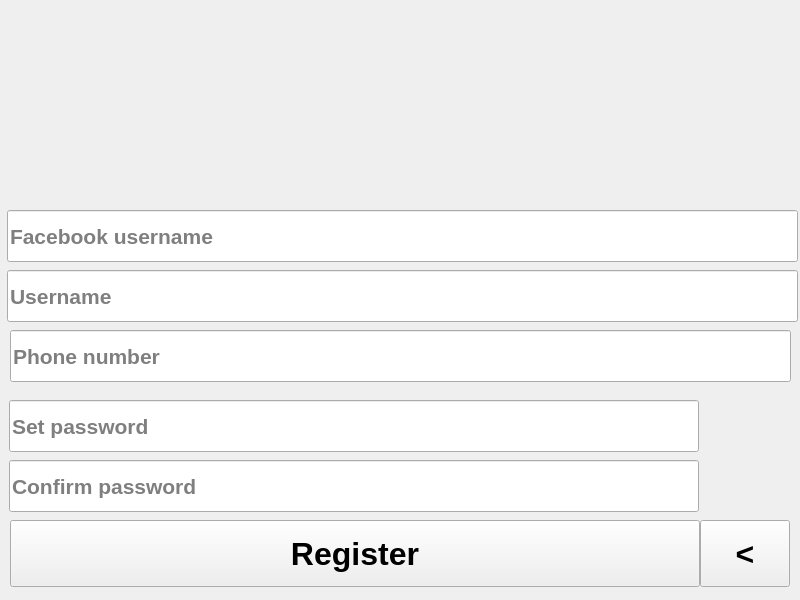
<?xml version="1.0" encoding="UTF-8"?>
<ui version="4.0">
 <class>MainWindow</class>
 <widget class="QMainWindow" name="MainWindow">
  <property name="geometry">
   <rect>
    <x>0</x>
    <y>0</y>
    <width>800</width>
    <height>600</height>
   </rect>
  </property>
  <property name="minimumSize">
   <size>
    <width>800</width>
    <height>600</height>
   </size>
  </property>
  <property name="maximumSize">
   <size>
    <width>800</width>
    <height>600</height>
   </size>
  </property>
  <property name="windowTitle">
   <string>GrowPal-Register</string>
  </property>
  <property name="windowIcon">
   <iconset>
    <normaloff>logo.jpg</normaloff>logo.jpg</iconset>
  </property>
  <widget class="QWidget" name="centralwidget">
   <widget class="QLineEdit" name="lineEdit_repeatpassword">
    <property name="geometry">
     <rect>
      <x>9</x>
      <y>460</y>
      <width>690</width>
      <height>52</height>
     </rect>
    </property>
    <property name="font">
     <font>
      <pointsize>16</pointsize>
      <weight>75</weight>
      <bold>true</bold>
     </font>
    </property>
    <property name="styleSheet">
     <string notr="true">font-size:16pt;</string>
    </property>
    <property name="echoMode">
     <enum>QLineEdit::Password</enum>
    </property>
    <property name="placeholderText">
     <string>Confirm password</string>
    </property>
   </widget>
   <widget class="QPushButton" name="pushButton_back">
    <property name="geometry">
     <rect>
      <x>700</x>
      <y>520</y>
      <width>90</width>
      <height>67</height>
     </rect>
    </property>
    <property name="font">
     <font>
      <pointsize>24</pointsize>
      <weight>75</weight>
      <italic>false</italic>
      <bold>true</bold>
     </font>
    </property>
    <property name="toolTip">
     <string>&lt;html&gt;&lt;head/&gt;&lt;body&gt;&lt;p&gt;&lt;span style=&quot; font-size:20pt; font-weight:600;&quot;&gt;&amp;lt;&lt;/span&gt;&lt;/p&gt;&lt;/body&gt;&lt;/html&gt;</string>
    </property>
    <property name="whatsThis">
     <string>&lt;html&gt;&lt;head/&gt;&lt;body&gt;&lt;p&gt;&lt;span style=&quot; font-size:20pt; font-weight:600;&quot;&gt;&amp;lt;&lt;/span&gt;&lt;/p&gt;&lt;/body&gt;&lt;/html&gt;</string>
    </property>
    <property name="styleSheet">
     <string notr="true">font-size:20;
</string>
    </property>
    <property name="text">
     <string>&lt;</string>
    </property>
   </widget>
   <widget class="QLineEdit" name="lineEdit_password">
    <property name="geometry">
     <rect>
      <x>9</x>
      <y>400</y>
      <width>690</width>
      <height>52</height>
     </rect>
    </property>
    <property name="font">
     <font>
      <pointsize>16</pointsize>
      <weight>75</weight>
      <bold>true</bold>
     </font>
    </property>
    <property name="styleSheet">
     <string notr="true">font-size:16pt;</string>
    </property>
    <property name="echoMode">
     <enum>QLineEdit::Password</enum>
    </property>
    <property name="placeholderText">
     <string>Set password</string>
    </property>
   </widget>
   <widget class="QPushButton" name="cp_view">
    <property name="geometry">
     <rect>
      <x>709</x>
      <y>460</y>
      <width>71</width>
      <height>46</height>
     </rect>
    </property>
    <property name="text">
     <string/>
    </property>
    <property name="icon">
     <iconset>
      <normaloff>View.png</normaloff>View.png</iconset>
    </property>
    <property name="iconSize">
     <size>
      <width>30</width>
      <height>30</height>
     </size>
    </property>
    <property name="checkable">
     <bool>true</bool>
    </property>
    <property name="flat">
     <bool>true</bool>
    </property>
   </widget>
   <widget class="QPushButton" name="pushButton_register">
    <property name="geometry">
     <rect>
      <x>10</x>
      <y>520</y>
      <width>690</width>
      <height>67</height>
     </rect>
    </property>
    <property name="mouseTracking">
     <bool>false</bool>
    </property>
    <property name="styleSheet">
     <string notr="true">font-size: 24pt;
font-weight:bold;</string>
    </property>
    <property name="text">
     <string>Register</string>
    </property>
   </widget>
   <widget class="QPushButton" name="sp_view">
    <property name="geometry">
     <rect>
      <x>709</x>
      <y>400</y>
      <width>71</width>
      <height>46</height>
     </rect>
    </property>
    <property name="text">
     <string/>
    </property>
    <property name="icon">
     <iconset>
      <normaloff>View.png</normaloff>View.png</iconset>
    </property>
    <property name="iconSize">
     <size>
      <width>30</width>
      <height>30</height>
     </size>
    </property>
    <property name="checkable">
     <bool>true</bool>
    </property>
    <property name="flat">
     <bool>true</bool>
    </property>
   </widget>
   <widget class="QLabel" name="logo">
    <property name="geometry">
     <rect>
      <x>6</x>
      <y>6</y>
      <width>788</width>
      <height>201</height>
     </rect>
    </property>
    <property name="text">
     <string/>
    </property>
    <property name="pixmap">
     <pixmap>logo.jpg</pixmap>
    </property>
    <property name="scaledContents">
     <bool>false</bool>
    </property>
    <property name="alignment">
     <set>Qt::AlignCenter</set>
    </property>
   </widget>
   <widget class="QLineEdit" name="lineEdit_fcemail">
    <property name="geometry">
     <rect>
      <x>7</x>
      <y>210</y>
      <width>791</width>
      <height>52</height>
     </rect>
    </property>
    <property name="font">
     <font>
      <pointsize>16</pointsize>
      <weight>75</weight>
      <bold>true</bold>
     </font>
    </property>
    <property name="styleSheet">
     <string notr="true">font-size: 16pt</string>
    </property>
    <property name="placeholderText">
     <string>Facebook username</string>
    </property>
   </widget>
   <widget class="QLineEdit" name="lineEdit_phnumber">
    <property name="geometry">
     <rect>
      <x>10</x>
      <y>330</y>
      <width>781</width>
      <height>52</height>
     </rect>
    </property>
    <property name="font">
     <font>
      <pointsize>16</pointsize>
      <weight>75</weight>
      <bold>true</bold>
     </font>
    </property>
    <property name="styleSheet">
     <string notr="true"/>
    </property>
    <property name="placeholderText">
     <string>Phone number</string>
    </property>
   </widget>
   <widget class="QLineEdit" name="lineEdit_username">
    <property name="geometry">
     <rect>
      <x>7</x>
      <y>270</y>
      <width>791</width>
      <height>52</height>
     </rect>
    </property>
    <property name="font">
     <font>
      <pointsize>16</pointsize>
      <weight>75</weight>
      <bold>true</bold>
     </font>
    </property>
    <property name="placeholderText">
     <string>Username</string>
    </property>
   </widget>
   <widget class="QLabel" name="label">
    <property name="geometry">
     <rect>
      <x>0</x>
      <y>0</y>
      <width>800</width>
      <height>600</height>
     </rect>
    </property>
    <property name="text">
     <string/>
    </property>
    <property name="pixmap">
     <pixmap>IMG_0536.jpeg</pixmap>
    </property>
    <property name="scaledContents">
     <bool>true</bool>
    </property>
   </widget>
   <zorder>label</zorder>
   <zorder>lineEdit_repeatpassword</zorder>
   <zorder>pushButton_back</zorder>
   <zorder>lineEdit_password</zorder>
   <zorder>cp_view</zorder>
   <zorder>pushButton_register</zorder>
   <zorder>sp_view</zorder>
   <zorder>logo</zorder>
   <zorder>lineEdit_fcemail</zorder>
   <zorder>lineEdit_phnumber</zorder>
   <zorder>lineEdit_username</zorder>
  </widget>
 </widget>
 <tabstops>
  <tabstop>lineEdit_fcemail</tabstop>
  <tabstop>lineEdit_username</tabstop>
  <tabstop>lineEdit_phnumber</tabstop>
  <tabstop>lineEdit_password</tabstop>
  <tabstop>sp_view</tabstop>
  <tabstop>lineEdit_repeatpassword</tabstop>
  <tabstop>cp_view</tabstop>
  <tabstop>pushButton_register</tabstop>
  <tabstop>pushButton_back</tabstop>
 </tabstops>
 <resources/>
 <connections/>
</ui>
